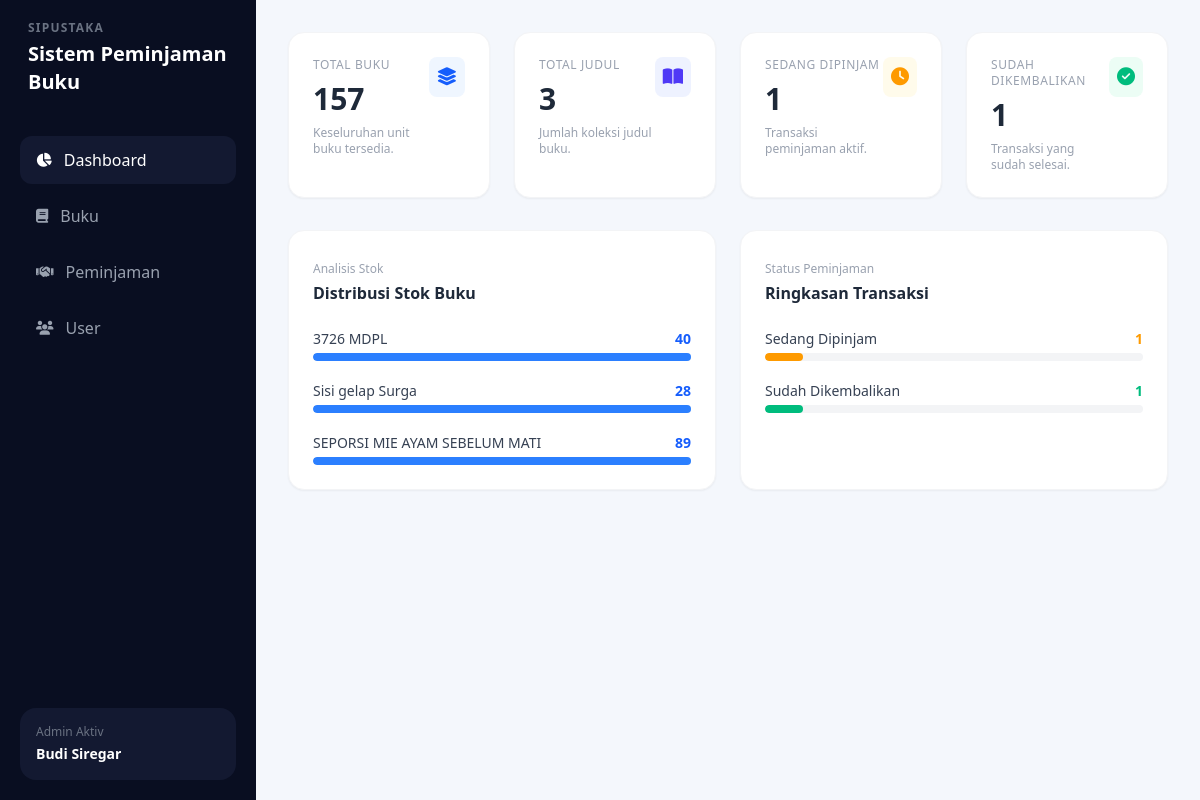
The page / on the database its author committed.
### perpus/models.py (models this page shows, shortened)
class Buku(models.Model):
    judul = models.CharField(max_length=255)
    pengarang = models.CharField(max_length=255)
    penerbit = models.CharField(max_length=255)
    tahun_terbit = models.IntegerField()
    kategori = models.CharField(max_length=100)
    stok = models.PositiveIntegerField(default=0)

### perpus/views.py (the view)
# urls.py: path('', views.dashboard, name='dashboard'),
def dashboard(request):
    total_buku = Buku.objects.aggregate(total=Sum('stok'))['total'] or 0
    total_judul = Buku.objects.count()
    sedang_dipinjam = Peminjaman.objects.filter(status='Dipinjam').count()
    sudah_dikembalikan = Peminjaman.objects.filter(status='Dikembalikan').count()
    buku_list = Buku.objects.all()[:3]
    context = {
        'total_buku': total_buku,
        'total_judul': total_judul,
        'sedang_dipinjam': sedang_dipinjam,
        'sudah_dikembalikan': sudah_dikembalikan,
        'buku_list': buku_list,
    }
    return render(request, 'perpus/dashboard.html', context)

### perpus/templates/perpus/dashboard.html (shortened to what this page needs)
<!DOCTYPE html>
<html lang="en">
  <head>
    <script src="https://cdn.jsdelivr.net/npm/@tailwindcss/browser@4"></script>
    <link
      rel="stylesheet"
      href="https://cdnjs.cloudflare.com/ajax/libs/font-awesome/6.4.0/css/all.min.css"
    />
  </head>
  <body class="bg-[#f4f7fc] font-sans antialiased">
    <div class="flex min-h-screen">
      <aside
        class="w-64 bg-[#090e21] text-gray-400 flex flex-col justify-between p-5 shrink-0"
      >
        <div>
          <div class="mb-10 px-2">
            <p class="text-xs tracking-widest text-gray-500 font-semibold uppercase">
              Sipustaka
            </p>
            <h1 class="text-xl font-bold text-white mt-1">
              Sistem Peminjaman Buku
            </h1>
          </div>
          <nav class="space-y-2">
            <a
              href="{% url 'dashboard' %}"
              class="flex items-center space-x-3 px-4 py-3 bg-[#131931] text-white rounded-xl transition duration-200"
            >
              <i class="fa-solid fa-chart-pie text-sm"></i>
              <span class="font-medium">Dashboard</span>
            </a>
            <a
              href="{% url 'daftar_buku' %}"
              class="flex items-center space-x-3 px-4 py-3 hover:bg-[#131931] hover:text-white rounded-xl transition duration-200"
            >
              <i class="fa-solid fa-book text-sm"></i>
              <span class="font-medium">Buku</span>
            </a>
            <a
              href="{% url 'peminjaman' %}"
              class="flex items-center space-x-3 px-4 py-3 hover:bg-[#131931] hover:text-white rounded-xl transition duration-200"
            >
              <i class="fa-solid fa-handshake text-sm"></i>
              <span class="font-medium">Peminjaman</span>
            </a>
            <a
              href="{% url 'daftar_user' %}"
              class="flex items-center space-x-3 px-4 py-3 hover:bg-[#131931] hover:text-white rounded-xl transition duration-200"
            >
              <i class="fa-solid fa-users text-sm"></i>
              <span class="font-medium">User</span>
            </a>
          </nav>
        </div>
        <div class="bg-[#131931] p-4 rounded-2xl flex flex-col">
          <span class="text-xs text-gray-500">Admin Aktiv</span>
          <span class="text-sm font-semibold text-white mt-1">Budi Siregar</span>
        </div>
      </aside>
      <main class="flex-1 p-8 overflow-y-auto">
        <div class="grid grid-cols-1 md:grid-cols-4 gap-6 mb-8">
          <div class="bg-white p-6 rounded-2xl shadow-xs border border-gray-100 flex justify-between items-start">
            <div>
              <p class="text-xs font-medium text-gray-400 uppercase tracking-wider">
                Total Buku
              </p>
              <h3 class="text-3xl font-bold text-gray-800 mt-2">
                {{ total_buku }}
              </h3>
              <p class="text-xs text-gray-400 mt-2">
                Keseluruhan unit buku tersedia.
              </p>
            </div>
            <div class="bg-blue-50 p-2 rounded-lg text-blue-600">
              <i class="fa-solid fa-layer-group text-lg"></i>
            </div>
          </div>
          <div class="bg-white p-6 rounded-2xl shadow-xs border border-gray-100 flex justify-between items-start">
            <div>
              <p class="text-xs font-medium text-gray-400 uppercase tracking-wider">
                Total Judul
              </p>
              <h3 class="text-3xl font-bold text-gray-800 mt-2">
                {{ total_judul }}
              </h3>
              <p class="text-xs text-gray-400 mt-2">
                Jumlah koleksi judul buku.
              </p>
            </div>
            <div class="bg-indigo-50 p-2 rounded-lg text-indigo-600">
              <i class="fa-solid fa-book-open text-lg"></i>
            </div>
          </div>
          <div class="bg-white p-6 rounded-2xl shadow-xs border border-gray-100 flex justify-between items-start">
            <div>
              <p class="text-xs font-medium text-gray-400 uppercase tracking-wider">
                Sedang Dipinjam
              </p>
              <h3 class="text-3xl font-bold text-gray-800 mt-2">
                {{ sedang_dipinjam }}
              </h3>
              <p class="text-xs text-gray-400 mt-2">
                Transaksi peminjaman aktif.
              </p>
            </div>
            <div class="bg-amber-50 p-2 rounded-lg text-amber-500">
              <i class="fa-solid fa-clock text-lg"></i>
            </div>
          </div>
          <div class="bg-white p-6 rounded-2xl shadow-xs border border-gray-100 flex justify-between items-start">
            <div>
              <p class="text-xs font-medium text-gray-400 uppercase tracking-wider">
                Sudah Dikembalikan
              </p>
              <h3 class="text-3xl font-bold text-gray-800 mt-2">
                {{ sudah_dikembalikan }}
              </h3>
              <p class="text-xs text-gray-400 mt-2">
                Transaksi yang sudah selesai.
              </p>
            </div>
            <div class="bg-emerald-50 p-2 rounded-lg text-emerald-500">
              <i class="fa-solid fa-circle-check text-lg"></i>
            </div>
          </div>
        </div>
        <div class="grid grid-cols-1 lg:grid-cols-2 gap-6">
          <div class="bg-white p-6 rounded-2xl shadow-xs border border-gray-100">
            <div class="mb-6">
              <span class="text-xs text-gray-400">Analisis Stok</span>
              <h4 class="text-base font-bold text-gray-800 mt-0.5">
                Distribusi Stok Buku
              </h4>
            </div>
            <div class="space-y-5">
              {% for buku in buku_list %}
              <div>
                <div class="flex justify-between text-sm mb-1">
                  <span class="font-medium text-gray-700">{{ buku.judul }}</span>
                  <span class="font-semibold text-blue-600">{{ buku.stok }}</span>
                </div>
                <div class="w-full bg-gray-100 h-2 rounded-full overflow-hidden">
                  <div class="bg-blue-500 h-full rounded-full w-{% if buku.stok %}[{{ buku.stok }}0%]{% else %}[0%]{% endif %}"></div>
                </div>
              </div>
              {% endfor %}
            </div>
          </div>
          <div class="bg-white p-6 rounded-2xl shadow-xs border border-gray-100">
            <div class="mb-6">
              <span class="text-xs text-gray-400">Status Peminjaman</span>
              <h4 class="text-base font-bold text-gray-800 mt-0.5">
                Ringkasan Transaksi
              </h4>
            </div>
            <div class="space-y-5">
              <div>
                <div class="flex justify-between text-sm mb-1">
                  <span class="font-medium text-gray-700">Sedang Dipinjam</span>
                  <span class="font-semibold text-amber-500">
                    {% if sedang_dipinjam %}{{ sedang_dipinjam }}{% else %}2{% endif %}
                  </span>
                </div>
                <div class="w-full bg-gray-100 h-2 rounded-full overflow-hidden">
                  <div class="bg-amber-500 h-full rounded-full w-{% if sedang_dipinjam %}[{{ sedang_dipinjam }}0%]{% else %}[20%]{% endif %}"></div>
                </div>
              </div>
              <div>
                <div class="flex justify-between text-sm mb-1">
                  <span class="font-medium text-gray-700">Sudah Dikembalikan</span>
                  <span class="font-semibold text-emerald-500">
                    {% if sudah_dikembalikan %}{{ sudah_dikembalikan }}{% else %}0{% endif %}
                  </span>
                </div>
                <div class="w-full bg-gray-100 h-2 rounded-full overflow-hidden">
                  <div class="bg-emerald-500 h-full rounded-full w-{% if sudah_dikembalikan %}[{{ sudah_dikembalikan }}0%]{% else %}[0%]{% endif %}"></div>
                </div>
              </div>
            </div>
          </div>
        </div>
      </main>
    </div>
  </body>
</html>

### rows shown on the page
Buku: judul "3726 MDPL", stok "40"
Buku: judul "Sisi gelap Surga", stok "28"
Buku: judul "SEPORSI MIE AYAM SEBELUM MATI", stok "89"

### other values the page prints
{{ total_buku }} "157"
{{ total_judul }} "3"
{{ sedang_dipinjam }} "1"
{{ sudah_dikembalikan }} "1"
